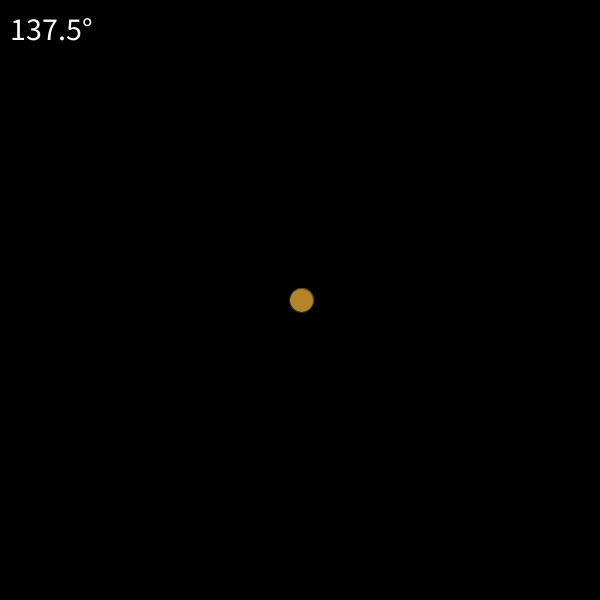
Frame 1 (no input)
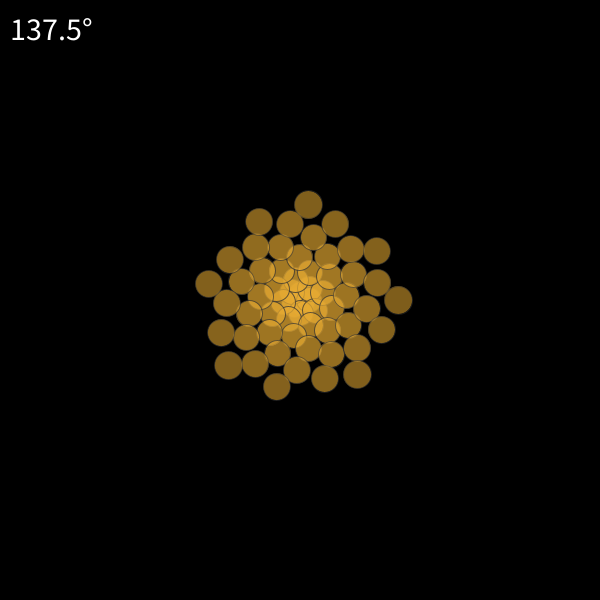
Frame 60 (the mouse pressed at the canvas centre just before this capture)
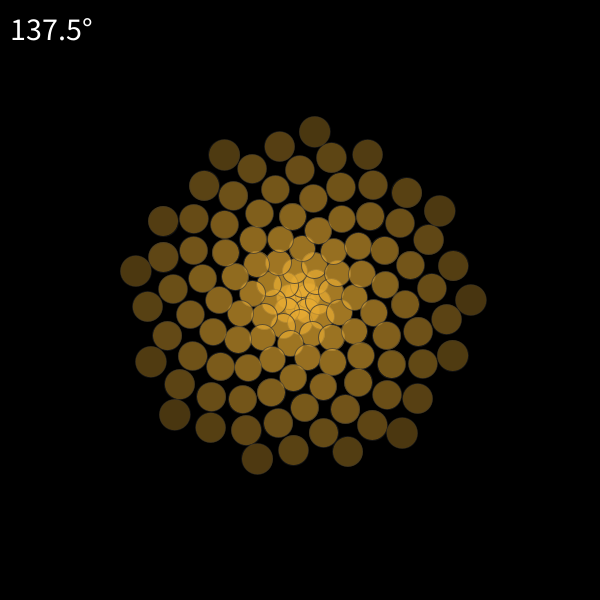
Frame 120 (the mouse held since frame 60 and released just before this capture)

The Processing sketch that drew these frames (run headless with seeded random() and noise(); from frame 60 on, the mouse is pressed at the canvas centre):

// Processing sketch: Fibonacci
// ── Fibonacci.pde
ArrayList<Particle> particles;
PVector angle;
boolean fibonacci;
String info;

void setup() {
  size(600, 600);
  particles = new ArrayList<Particle>();
  angle = new PVector (1.9,0);
  fibonacci = true;
}
void draw() {
  background(0);
  particles.add(new Particle(angle.copy()));
  for (int i = particles.size()-1; i >= 0; i--) {
    Particle p = particles.get(i);
    p.update();
    p.display();
    if (p.isDead()) {
      particles.remove(i);
    }
  }
  float r;
  if (fibonacci) {
    r = 2.3998;
    info = "137.5°";
  } else {
    r = (map(mouseX,0,width,0,TWO_PI));
    info = nf(r*180/PI,3,1)+"°";
  }
  angle.rotate(r);
  textSize(32);
  fill(255);
  text(info,10,40);
}
void mouseClicked() {
  if (fibonacci) {
    fibonacci = false;
  } else {
    fibonacci = true;
    info = "137.5°";
  }
}
// ── Particle.pde
class Particle {
  PVector pos, vel;
  int lifespan;
  Particle(PVector v) {
    pos = new PVector(width/2,height/2);
    vel = v;
    lifespan = 200;
  }
  void update() {
    vel.mult(0.995);
    pos.add(vel);
    lifespan -= 1;
  }
  boolean isDead() {
    if (lifespan <= 0) {
      return true;
    } else {
      return false;
    }
  }
  void display() {
    stroke(50,lifespan);
    fill(230,170,50,lifespan);
    ellipse(pos.x,pos.y,35-lifespan/18,35-lifespan/18);
  }
}
